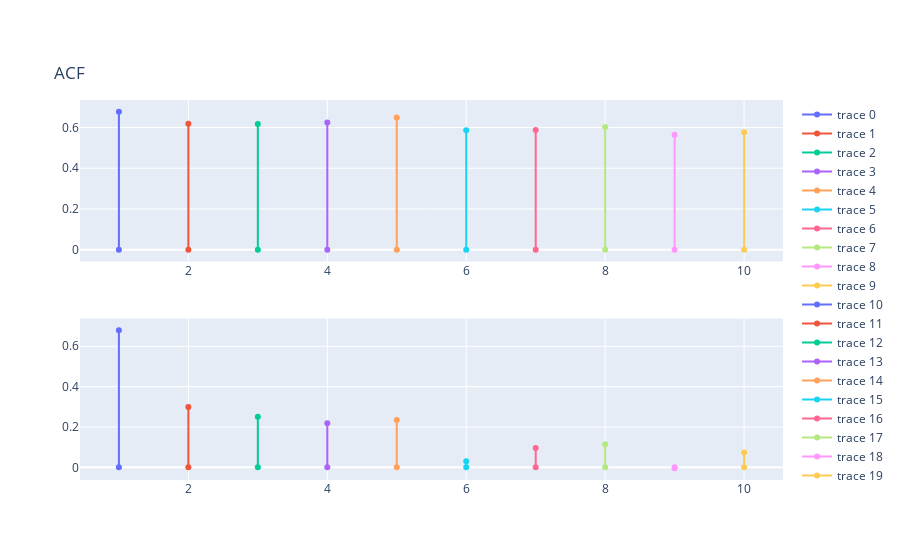

Notebook source saved alongside this figure:
### Code cell
fig = plot_acf_pacf('ACF', acf_tl, pacf_tl)
fig.show()

### Figure 1 — Plotly figure (JSON) as saved in the notebook; plotly's stock layout.template omitted (floating-point values rounded to 4 significant figures)
{"data": [{"type": "scatter", "x": [1, 1], "xaxis": "x", "y": [0, 0.6771], "yaxis": "y"}, {"type": "scatter", "x": [2, 2], "xaxis": "x", "y": [0, 0.6184], "yaxis": "y"}, {"type": "scatter", "x": [3, 3], "xaxis": "x", "y": [0, 0.6168], "yaxis": "y"}, {"type": "scatter", "x": [4, 4], "xaxis": "x", "y": [0, 0.6248], "yaxis": "y"}, {"type": "scatter", "x": [5, 5], "xaxis": "x", "y": [0, 0.6494], "yaxis": "y"}, {"type": "scatter", "x": [6, 6], "xaxis": "x", "y": [0, 0.5868], "yaxis": "y"}, {"type": "scatter", "x": [7, 7], "xaxis": "x", "y": [0, 0.5883], "yaxis": "y"}, {"type": "scatter", "x": [8, 8], "xaxis": "x", "y": [0, 0.6026], "yaxis": "y"}, {"type": "scatter", "x": [9, 9], "xaxis": "x", "y": [0, 0.5639], "yaxis": "y"}, {"type": "scatter", "x": [10, 10], "xaxis": "x", "y": [0, 0.5762], "yaxis": "y"}, {"type": "scatter", "x": [1, 1], "xaxis": "x2", "y": [0, 0.6791], "yaxis": "y2"}, {"type": "scatter", "x": [2, 2], "xaxis": "x2", "y": [0, 0.2987], "yaxis": "y2"}, {"type": "scatter", "x": [3, 3], "xaxis": "x2", "y": [0, 0.2511], "yaxis": "y2"}, {"type": "scatter", "x": [4, 4], "xaxis": "x2", "y": [0, 0.219], "yaxis": "y2"}, {"type": "scatter", "x": [5, 5], "xaxis": "x2", "y": [0, 0.2351], "yaxis": "y2"}, {"type": "scatter", "x": [6, 6], "xaxis": "x2", "y": [0, 0.03036], "yaxis": "y2"}, {"type": "scatter", "x": [7, 7], "xaxis": "x2", "y": [0, 0.09645], "yaxis": "y2"}, {"type": "scatter", "x": [8, 8], "xaxis": "x2", "y": [0, 0.1148], "yaxis": "y2"}, {"type": "scatter", "x": [9, 9], "xaxis": "x2", "y": [0, -0.00412], "yaxis": "y2"}, {"type": "scatter", "x": [10, 10], "xaxis": "x2", "y": [0, 0.07396], "yaxis": "y2"}], "layout": {"title": {"text": "ACF", "x": 0.06, "y": 0.88}, "xaxis": {"anchor": "y", "domain": [0, 1]}, "xaxis2": {"anchor": "y2", "domain": [0, 1]}, "yaxis": {"anchor": "x", "domain": [0.575, 1]}, "yaxis2": {"anchor": "x2", "domain": [0, 0.425]}}}
